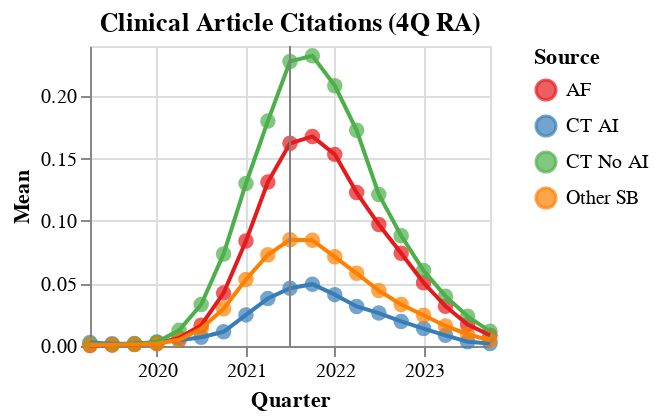

Notebook code cell kept with this figure:
### Code cell
# Define a color scale for sources
color_scale = alt.Scale(
    domain=['AF', 'CT AI', 'CT No AI', 'Other SB'],
    range=['#e41a1c', '#377eb8', '#4daf4a', '#ff7f00']
)

# Create the Altair scatter plot
scatter = alt.Chart(nonecr_publications).mark_circle(size=60).encode(
    x=alt.X('quarter:T', title='Quarter'),
    y=alt.Y('rolling_avg:Q', title='Mean'),
    color=alt.Color('strong_source:N', scale=color_scale, title='Source'),
).properties(
    width=200,
    height=150
)

# Create the Altair line plot
line = alt.Chart(nonecr_publications).mark_line().encode(
    x=alt.X('quarter:T', title='Quarter'),
    y=alt.Y('rolling_avg:Q', title='Mean'),
    color=alt.Color('strong_source:N', scale=color_scale, title='Source'),
).properties(
    width=200,
    height=150
)

# vertical line on 2021Q2
rule = alt.Chart(pd.DataFrame({'x': ['2021-07-01']})).mark_rule(color='gray').encode(
    x='x:T'
)

# Combine scatter and line plots using facet
clinical_chart = alt.layer(scatter, line, rule).properties(
    title='Clinical Article Citations (4Q RA)',
)

# Display the chart
clinical_chart

### Figure 1 — Vega-Lite specification as saved in the notebook (floating-point values rounded to 4 significant figures)
{"config": {"view": {"continuousWidth": 300, "continuousHeight": 300}}, "layer": [{"data": {"name": "data-ec3ba1fbdafedbbe8ce1c0f08e34c0f5"}, "mark": {"type": "circle", "size": 60}, "encoding": {"color": {"field": "strong_source", "scale": {"domain": ["AF", "CT AI", "CT No AI", "Other SB"], "range": ["#e41a1c", "#377eb8", "#4daf4a", "#ff7f00"]}, "title": "Source", "type": "nominal"}, "x": {"field": "quarter", "title": "Quarter", "type": "temporal"}, "y": {"field": "rolling_avg", "title": "Mean", "type": "quantitative"}}}, {"data": {"name": "data-ec3ba1fbdafedbbe8ce1c0f08e34c0f5"}, "mark": {"type": "line"}, "encoding": {"color": {"field": "strong_source", "scale": {"domain": ["AF", "CT AI", "CT No AI", "Other SB"], "range": ["#e41a1c", "#377eb8", "#4daf4a", "#ff7f00"]}, "title": "Source", "type": "nominal"}, "x": {"field": "quarter", "title": "Quarter", "type": "temporal"}, "y": {"field": "rolling_avg", "title": "Mean", "type": "quantitative"}}}, {"data": {"name": "data-95fc0fb31fce5d4c4857ec7b13338c5d"}, "mark": {"type": "rule", "color": "gray"}, "encoding": {"x": {"field": "x", "type": "temporal"}}}], "height": 150, "title": "Clinical Article Citations (4Q RA)", "width": 200, "$schema": "https://vega.github.io/schema/vega-lite/v5.16.3.json", "datasets": {"data-ec3ba1fbdafedbbe8ce1c0f08e34c0f5": [{"quarter": "2019-04-01T00:00:00", "strong_source": "AF", "ca_count": 0.0004188, "rolling_avg": 0.0004188}, {"quarter": "2019-04-01T00:00:00", "strong_source": "CT AI", "ca_count": 0.002742, "rolling_avg": 0.002742}, {"quarter": "2019-04-01T00:00:00", "strong_source": "CT No AI", "ca_count": 0.001594, "rolling_avg": 0.001594}, {"quarter": "2019-04-01T00:00:00", "strong_source": "Other SB", "ca_count": 0.0007659, "rolling_avg": 0.0007659}, {"quarter": "2019-07-01T00:00:00", "strong_source": "AF", "ca_count": 0.001168, "rolling_avg": 0.0007933}, {"quarter": "2019-07-01T00:00:00", "strong_source": "CT AI", "ca_count": 0.0009285, "rolling_avg": 0.001835}, {"quarter": "2019-07-01T00:00:00", "strong_source": "CT No AI", "ca_count": 0.00041, "rolling_avg": 0.001002}, {"quarter": "2019-07-01T00:00:00", "strong_source": "Other SB", "ca_count": 0.001064, "rolling_avg": 0.0009147}, {"quarter": "2019-10-01T00:00:00", "strong_source": "AF", "ca_count": 0.001951, "rolling_avg": 0.001179}, {"quarter": "2019-10-01T00:00:00", "strong_source": "CT AI", "ca_count": 0.002555, "rolling_avg": 0.002075}, {"quarter": "2019-10-01T00:00:00", "strong_source": "CT No AI", "ca_count": 0.003003, "rolling_avg": 0.001669}, {"quarter": "2019-10-01T00:00:00", "strong_source": "Other SB", "ca_count": 0.001717, "rolling_avg": 0.001182}, {"quarter": "2020-01-01T00:00:00", "strong_source": "AF", "ca_count": 0.004459, "rolling_avg": 0.001999}, {"quarter": "2020-01-01T00:00:00", "strong_source": "CT AI", "ca_count": 0.00559, "rolling_avg": 0.002954}, {"quarter": "2020-01-01T00:00:00", "strong_source": "CT No AI", "ca_count": 0.007709, "rolling_avg": 0.003179}, {"quarter": "2020-01-01T00:00:00", "strong_source": "Other SB", "ca_count": 0.003793, "rolling_avg": 0.001835}, {"quarter": "2020-04-01T00:00:00", "strong_source": "AF", "ca_count": 0.01795, "rolling_avg": 0.006382}, {"quarter": "2020-04-01T00:00:00", "strong_source": "CT AI", "ca_count": 0.009259, "rolling_avg": 0.004583}, {"quarter": "2020-04-01T00:00:00", "strong_source": "CT No AI", "ca_count": 0.03893, "rolling_avg": 0.01251}, {"quarter": "2020-04-01T00:00:00", "strong_source": "Other SB", "ca_count": 0.01339, "rolling_avg": 0.00499}, {"quarter": "2020-07-01T00:00:00", "strong_source": "AF", "ca_count": 0.04211, "rolling_avg": 0.01662}, {"quarter": "2020-07-01T00:00:00", "strong_source": "CT AI", "ca_count": 0.0107, "rolling_avg": 0.007026}, {"quarter": "2020-07-01T00:00:00", "strong_source": "CT No AI", "ca_count": 0.08309, "rolling_avg": 0.03318}, {"quarter": "2020-07-01T00:00:00", "strong_source": "Other SB", "ca_count": 0.03627, "rolling_avg": 0.01379}, {"quarter": "2020-10-01T00:00:00", "strong_source": "AF", "ca_count": 0.1047, "rolling_avg": 0.04231}, {"quarter": "2020-10-01T00:00:00", "strong_source": "CT AI", "ca_count": 0.01995, "rolling_avg": 0.01138}, {"quarter": "2020-10-01T00:00:00", "strong_source": "CT No AI", "ca_count": 0.1644, "rolling_avg": 0.07352}, {"quarter": "2020-10-01T00:00:00", "strong_source": "Other SB", "ca_count": 0.06604, "rolling_avg": 0.02987}, {"quarter": "2021-01-01T00:00:00", "strong_source": "AF", "ca_count": 0.171, "rolling_avg": 0.08395}, {"quarter": "2021-01-01T00:00:00", "strong_source": "CT AI", "ca_count": 0.05962, "rolling_avg": 0.02488}, {"quarter": "2021-01-01T00:00:00", "strong_source": "CT No AI", "ca_count": 0.2336, "rolling_avg": 0.13}, {"quarter": "2021-01-01T00:00:00", "strong_source": "Other SB", "ca_count": 0.09714, "rolling_avg": 0.05321}, {"quarter": "2021-04-01T00:00:00", "strong_source": "AF", "ca_count": 0.2066, "rolling_avg": 0.1311}, {"quarter": "2021-04-01T00:00:00", "strong_source": "CT AI", "ca_count": 0.06157, "rolling_avg": 0.03796}, {"quarter": "2021-04-01T00:00:00", "strong_source": "CT No AI", "ca_count": 0.2386, "rolling_avg": 0.1799}, {"quarter": "2021-04-01T00:00:00", "strong_source": "Other SB", "ca_count": 0.09264, "rolling_avg": 0.07302}, {"quarter": "2021-07-01T00:00:00", "strong_source": "AF", "ca_count": 0.1661, "rolling_avg": 0.1621}, {"quarter": "2021-07-01T00:00:00", "strong_source": "CT AI", "ca_count": 0.04375, "rolling_avg": 0.04622}, {"quarter": "2021-07-01T00:00:00", "strong_source": "CT No AI", "ca_count": 0.2741, "rolling_avg": 0.2277}, {"quarter": "2021-07-01T00:00:00", "strong_source": "Other SB", "ca_count": 0.08446, "rolling_avg": 0.08507}, {"quarter": "2021-10-01T00:00:00", "strong_source": "AF", "ca_count": 0.127, "rolling_avg": 0.1677}, {"quarter": "2021-10-01T00:00:00", "strong_source": "CT AI", "ca_count": 0.03287, "rolling_avg": 0.04945}, {"quarter": "2021-10-01T00:00:00", "strong_source": "CT No AI", "ca_count": 0.1822, "rolling_avg": 0.2321}, {"quarter": "2021-10-01T00:00:00", "strong_source": "Other SB", "ca_count": 0.06424, "rolling_avg": 0.08462}, {"quarter": "2022-01-01T00:00:00", "strong_source": "AF", "ca_count": 0.1135, "rolling_avg": 0.1533}, {"quarter": "2022-01-01T00:00:00", "strong_source": "CT AI", "ca_count": 0.02616, "rolling_avg": 0.04109}, {"quarter": "2022-01-01T00:00:00", "strong_source": "CT No AI", "ca_count": 0.1383, "rolling_avg": 0.2083}, {"quarter": "2022-01-01T00:00:00", "strong_source": "Other SB", "ca_count": 0.04413, "rolling_avg": 0.07137}, {"quarter": "2022-04-01T00:00:00", "strong_source": "AF", "ca_count": 0.08432, "rolling_avg": 0.1227}, {"quarter": "2022-04-01T00:00:00", "strong_source": "CT AI", "ca_count": 0.02386, "rolling_avg": 0.03166}, {"quarter": "2022-04-01T00:00:00", "strong_source": "CT No AI", "ca_count": 0.09585, "rolling_avg": 0.1726}, {"quarter": "2022-04-01T00:00:00", "strong_source": "Other SB", "ca_count": 0.03981, "rolling_avg": 0.05816}, {"quarter": "2022-07-01T00:00:00", "strong_source": "AF", "ca_count": 0.06378, "rolling_avg": 0.09714}, {"quarter": "2022-07-01T00:00:00", "strong_source": "CT AI", "ca_count": 0.02252, "rolling_avg": 0.02635}, {"quarter": "2022-07-01T00:00:00", "strong_source": "CT No AI", "ca_count": 0.06844, "rolling_avg": 0.1212}, {"quarter": "2022-07-01T00:00:00", "strong_source": "Other SB", "ca_count": 0.02924, "rolling_avg": 0.04435}, {"quarter": "2022-10-01T00:00:00", "strong_source": "AF", "ca_count": 0.03495, "rolling_avg": 0.07413}, {"quarter": "2022-10-01T00:00:00", "strong_source": "CT AI", "ca_count": 0.006052, "rolling_avg": 0.01965}, {"quarter": "2022-10-01T00:00:00", "strong_source": "CT No AI", "ca_count": 0.05004, "rolling_avg": 0.08816}, {"quarter": "2022-10-01T00:00:00", "strong_source": "Other SB", "ca_count": 0.01985, "rolling_avg": 0.03326}, {"quarter": "2023-01-01T00:00:00", "strong_source": "AF", "ca_count": 0.01911, "rolling_avg": 0.05054}, {"quarter": "2023-01-01T00:00:00", "strong_source": "CT AI", "ca_count": 0.003396, "rolling_avg": 0.01396}, {"quarter": "2023-01-01T00:00:00", "strong_source": "CT No AI", "ca_count": 0.02734, "rolling_avg": 0.06042}, {"quarter": "2023-01-01T00:00:00", "strong_source": "Other SB", "ca_count": 0.00934, "rolling_avg": 0.02456}, {"quarter": "2023-04-01T00:00:00", "strong_source": "AF", "ca_count": 0.009638, "rolling_avg": 0.03187}, {"quarter": "2023-04-01T00:00:00", "strong_source": "CT AI", "ca_count": 0.002105, "rolling_avg": 0.008518}, {"quarter": "2023-04-01T00:00:00", "strong_source": "CT No AI", "ca_count": 0.01362, "rolling_avg": 0.03986}, {"quarter": "2023-04-01T00:00:00", "strong_source": "Other SB", "ca_count": 0.005673, "rolling_avg": 0.01603}, {"quarter": "2023-07-01T00:00:00", "strong_source": "AF", "ca_count": 0.004628, "rolling_avg": 0.01708}, {"quarter": "2023-07-01T00:00:00", "strong_source": "CT AI", "ca_count": 0.001984, "rolling_avg": 0.003385}, {"quarter": "2023-07-01T00:00:00", "strong_source": "CT No AI", "ca_count": 0.004054, "rolling_avg": 0.02377}, {"quarter": "2023-07-01T00:00:00", "strong_source": "Other SB", "ca_count": 0.00282, "rolling_avg": 0.009422}, {"quarter": "2023-10-01T00:00:00", "strong_source": "AF", "ca_count": 0.001261, "rolling_avg": 0.008659}, {"quarter": "2023-10-01T00:00:00", "strong_source": "CT AI", "ca_count": 0.0006562, "rolling_avg": 0.002035}, {"quarter": "2023-10-01T00:00:00", "strong_source": "CT No AI", "ca_count": 0.002047, "rolling_avg": 0.01177}, {"quarter": "2023-10-01T00:00:00", "strong_source": "Other SB", "ca_count": 0.0007102, "rolling_avg": 0.004636}], "data-95fc0fb31fce5d4c4857ec7b13338c5d": [{"x": "2021-07-01"}]}}
